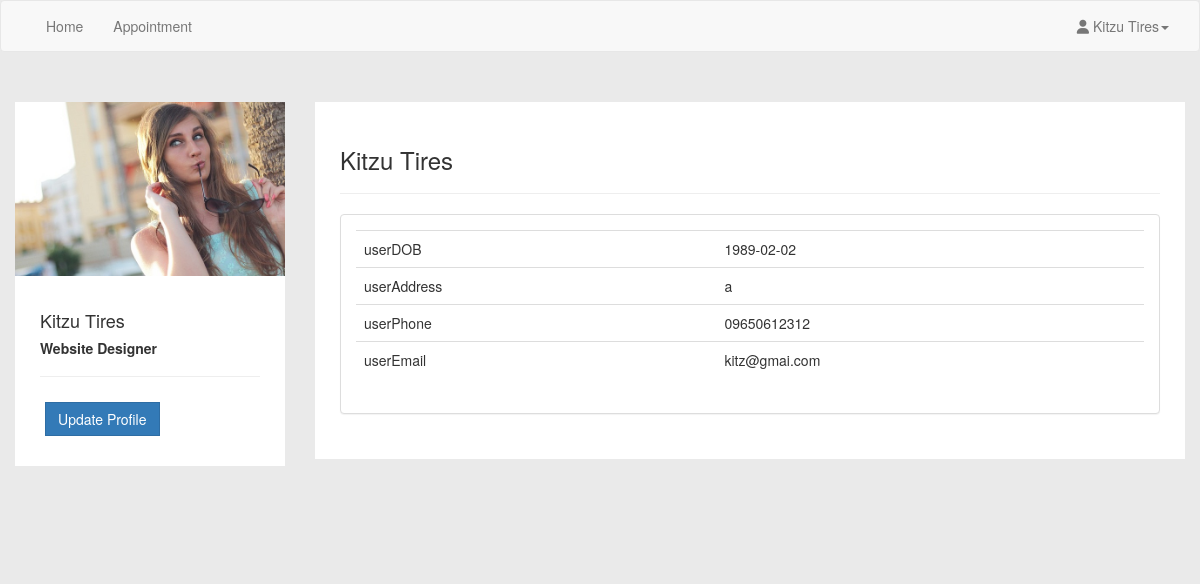
Page /user/profile.php (signed in) on the committed database.
### tables this page shows
CREATE TABLE `customer` (
  `userid` int(11) NOT NULL,
  `customer_name` varchar(50) NOT NULL,
  `address` varchar(150) NOT NULL,
  `contact` varchar(50) NOT NULL,
  `email` varchar(120) NOT NULL,
  `password` varchar(250) NOT NULL,
  `dob` date NOT NULL
);

### user/profile.php (the view, shortened to what this page needs)
<?php
include_once '../assets/conn/dbconnect.php';
$res=mysqli_query($con,"SELECT * FROM customer WHERE userid=".$_SESSION['userSession']);
$userRow=mysqli_fetch_array($res,MYSQLI_ASSOC);
?>
<!DOCTYPE html>
<html lang="en">
	<head>
		<link href="assets/css/bootstrap.min.css" rel="stylesheet">
		<link href="assets/css/default/style.css" rel="stylesheet">
		<link href="assets/css/default/blocks.css" rel="stylesheet">
		<link href="assets/css/date/bootstrap-datepicker.css" rel="stylesheet">
		<link href="assets/css/date/bootstrap-datepicker3.css" rel="stylesheet">
		<link rel="stylesheet" href="https://formden.com/static/cdn/bootstrap-iso.css" />
		<link rel="stylesheet" href="https://formden.com/static/cdn/font-awesome/4.4.0/css/font-awesome.min.css" />
	</head>
	<body>
		<nav class="navbar navbar-default " role="navigation">
			<div class="container-fluid">
				<div class="collapse navbar-collapse" id="bs-example-navbar-collapse-1">
					<ul class="nav navbar-nav">
						<ul class="nav navbar-nav">
							<li><a href="user.php">Home</a></li>
							<li><a href="userapplist.php?userId=<?php echo $userRow['userid']; ?>">Appointment</a></li>
						</ul>
					</ul>
					<ul class="nav navbar-nav navbar-right">
						<li class="dropdown">
							<a href="#" class="dropdown-toggle" data-toggle="dropdown"><i class="fa fa-user"></i> <?php echo $userRow['customer_name']; ?><b class="caret"></b></a>
						</li>
					</ul>
				</div>
			</div>
		</nav>
		<div class="container">
			<section style="padding-bottom: 50px; padding-top: 50px;">
				<div class="row">
					<div class="row">
						<div class="col-md-3 col-sm-3">
							<div class="user-wrapper">
								<img src="assets/img/1.jpg" class="img-responsive" />
								<div class="description">
									<h4><?php echo $userRow['customer_name']; ?></h4>
									<h5> <strong> Website Designer </strong></h5>
									<hr />
									<button type="button" class="btn btn-primary" data-toggle="modal" data-target="#myModal">Update Profile</button>
								</div>
							</div>
						</div>
						<div class="col-md-9 col-sm-9  user-wrapper">
							<div class="description">
								<h3> <?php echo $userRow['customer_name']; ?> </h3>
								<hr />
								<div class="panel panel-default">
									<div class="panel-body">
										<table class="table table-user-information" align="center">
											<tbody>
												<tr>
													<td>userDOB</td>
													<td><?php echo $userRow['dob']; ?></td>
												</tr>
												<tr>
													<td>userAddress</td>
													<td><?php echo $userRow['address']; ?>
													</td>
												</tr>
												<tr>
													<td>userPhone</td>
													<td><?php echo $userRow['contact']; ?>
													</td>
												</tr>
												<tr>
													<td>userEmail</td>
													<td><?php echo $userRow['email']; ?>
													</td>
												</tr>
											</tbody>
										</table>
									</div>
								</div>
							</div>
						</div>
					</div>
					<div class="col-md-4">
							<br /><br/>
						</div>
					</div>
				</section>
			</div>
		</body>
	</html>

### user/assets/css/default/style.css (style rules this page uses)
body { background-color: #EAEAEA !important; }
.navbar { margin-bottom: 0px !important; }
.user-wrapper .btn { border-radius: 0px; -webkit-border-radius: 0px; -moz-border-radius: 0px; margin: 5px; }
.user-wrapper .description { padding: 25px; background-color: #fff; }
.user-wrapper img { width:100%; }

### user/assets/css/default/blocks.css (style rules this page uses)
*, *:after, *:before { box-sizing: border-box; }

### rows in the picture
customer: customer_name "Kitzu Tires", dob "1989-02-02", address "a", contact "09650612312", email "kitz@gmai.com"
